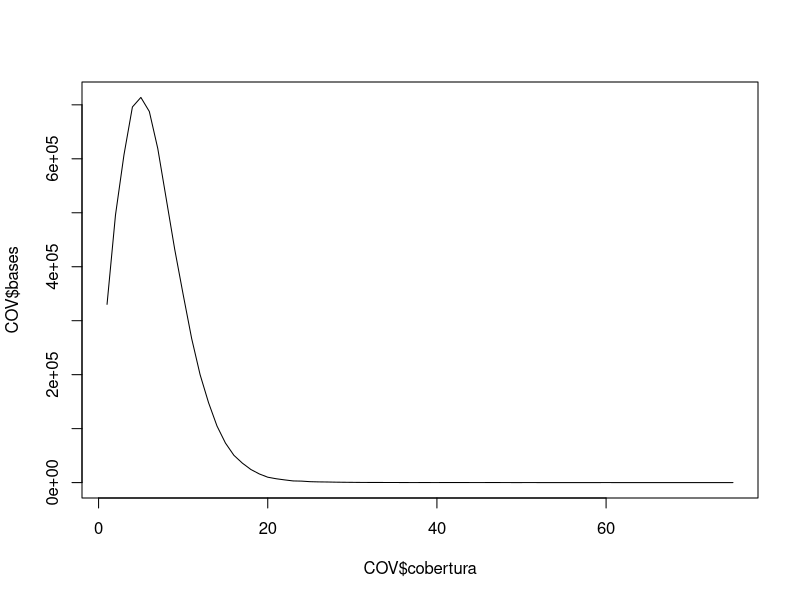
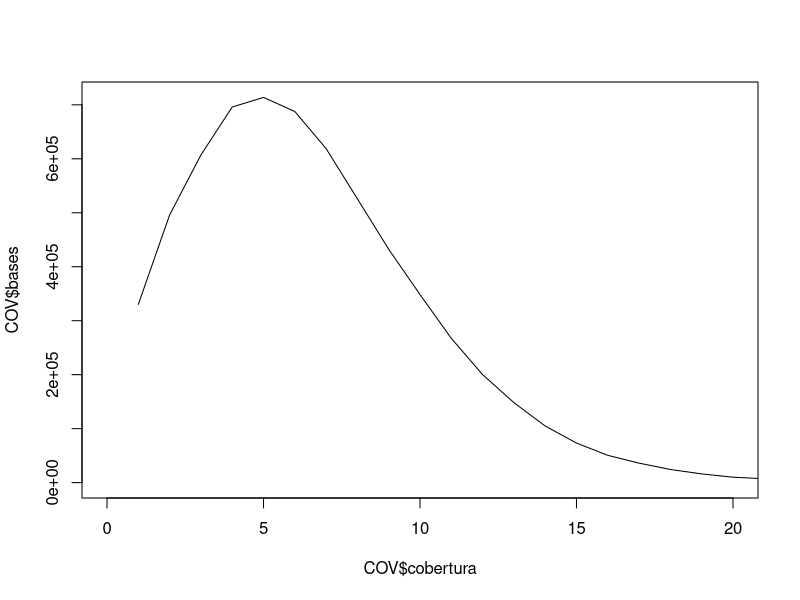

Write R code to recreate these figures, in order.
## ---- chunk 1
COV <- read.table('COV.txt',
                  col.names = c('intervalo', 'cobertura', 'bases'))
plot(COV$cobertura, COV$bases, type = 'l')
## ---- chunk 2
plot(COV$cobertura, COV$bases, type="l", xlim=c(0,20))
